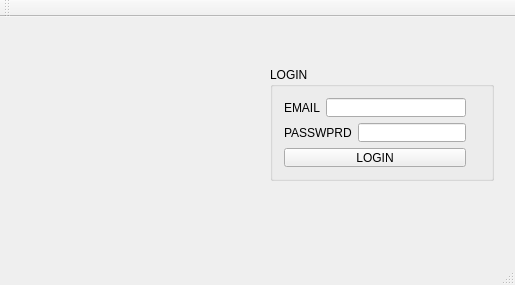
<?xml version="1.0" encoding="UTF-8"?>
<ui version="4.0">
 <class>LOGIN</class>
 <widget class="QMainWindow" name="LOGIN">
  <property name="geometry">
   <rect>
    <x>0</x>
    <y>0</y>
    <width>515</width>
    <height>285</height>
   </rect>
  </property>
  <property name="windowTitle">
   <string>LOGIN</string>
  </property>
  <widget class="QWidget" name="centralWidget">
   <widget class="QLabel" name="label_school_logo">
    <property name="geometry">
     <rect>
      <x>30</x>
      <y>50</y>
      <width>201</width>
      <height>141</height>
     </rect>
    </property>
    <property name="text">
     <string/>
    </property>
   </widget>
   <widget class="QGroupBox" name="groupBox">
    <property name="geometry">
     <rect>
      <x>270</x>
      <y>50</y>
      <width>224</width>
      <height>114</height>
     </rect>
    </property>
    <property name="styleSheet">
     <string notr="true"/>
    </property>
    <property name="title">
     <string>LOGIN</string>
    </property>
    <layout class="QFormLayout" name="formLayout">
     <item row="0" column="0">
      <layout class="QVBoxLayout" name="verticalLayout">
       <item>
        <layout class="QHBoxLayout" name="horizontalLayout">
         <item>
          <widget class="QLabel" name="label_2">
           <property name="text">
            <string>EMAIL</string>
           </property>
          </widget>
         </item>
         <item>
          <widget class="QLineEdit" name="lineEdit_email"/>
         </item>
        </layout>
       </item>
       <item>
        <layout class="QHBoxLayout" name="horizontalLayout_2">
         <item>
          <widget class="QLabel" name="label_3">
           <property name="text">
            <string>PASSWPRD</string>
           </property>
          </widget>
         </item>
         <item>
          <widget class="QLineEdit" name="lineEdit_password">
           <property name="echoMode">
            <enum>QLineEdit::Password</enum>
           </property>
          </widget>
         </item>
        </layout>
       </item>
       <item>
        <widget class="QPushButton" name="pushButton_login">
         <property name="text">
          <string>LOGIN</string>
         </property>
        </widget>
       </item>
      </layout>
     </item>
    </layout>
   </widget>
  </widget>
  <widget class="QMenuBar" name="menuBar">
   <property name="geometry">
    <rect>
     <x>0</x>
     <y>0</y>
     <width>515</width>
     <height>21</height>
    </rect>
   </property>
  </widget>
  <widget class="QToolBar" name="mainToolBar">
   <attribute name="toolBarArea">
    <enum>TopToolBarArea</enum>
   </attribute>
   <attribute name="toolBarBreak">
    <bool>false</bool>
   </attribute>
  </widget>
  <widget class="QStatusBar" name="statusBar"/>
 </widget>
 <layoutdefault spacing="6" margin="11"/>
 <resources/>
 <connections/>
</ui>
